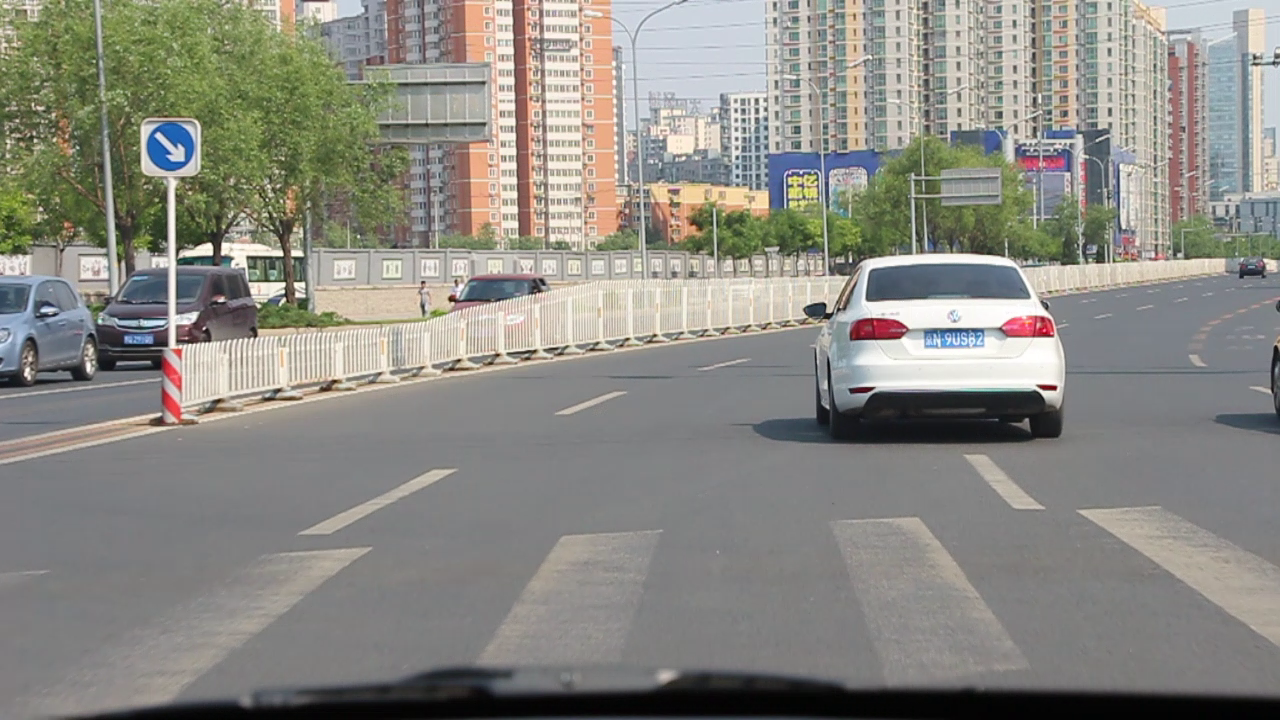
#> input picture 01技术学习/day06/code/00016.png, 1280 x 720 px
$ python ex04_slice.py
#> lines starting #> are read from the running program, lines starting #| are printed output that depends on the picture
import numpy
import cv2
"""
支持的图像：bmp/jpg/png/gif/tiff
"""
img = cv2.imread("00016.png")
#> img is the input picture: shape (720, 1280, 3); mean B, G, R 130.5, 137.6, 138.7

# [11 lines of commented-out code are left out]

print(img[:,:,0:1]>100)
#> (printed output is left out)
img [img[:,:,:] > 100] = 0
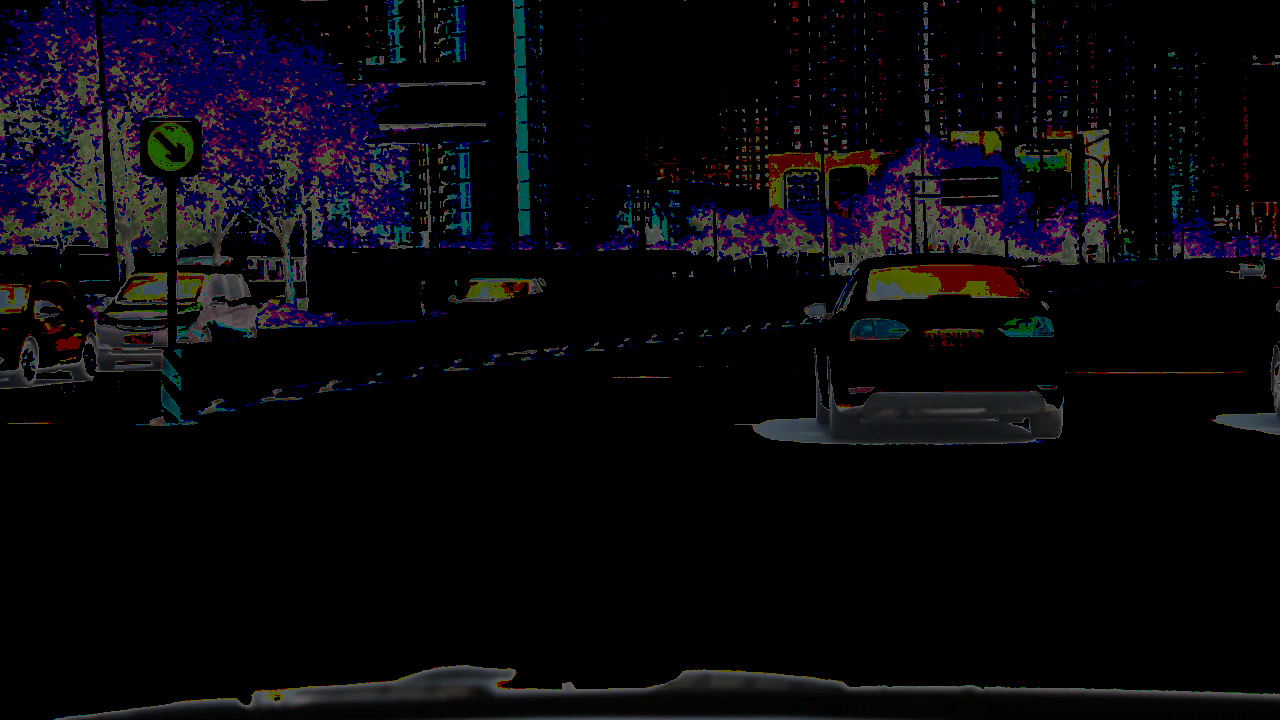
#> img: shape (720, 1280, 3); mean B, G, R 12.4, 7.9, 9

cv2.imwrite("d4.png", img)
